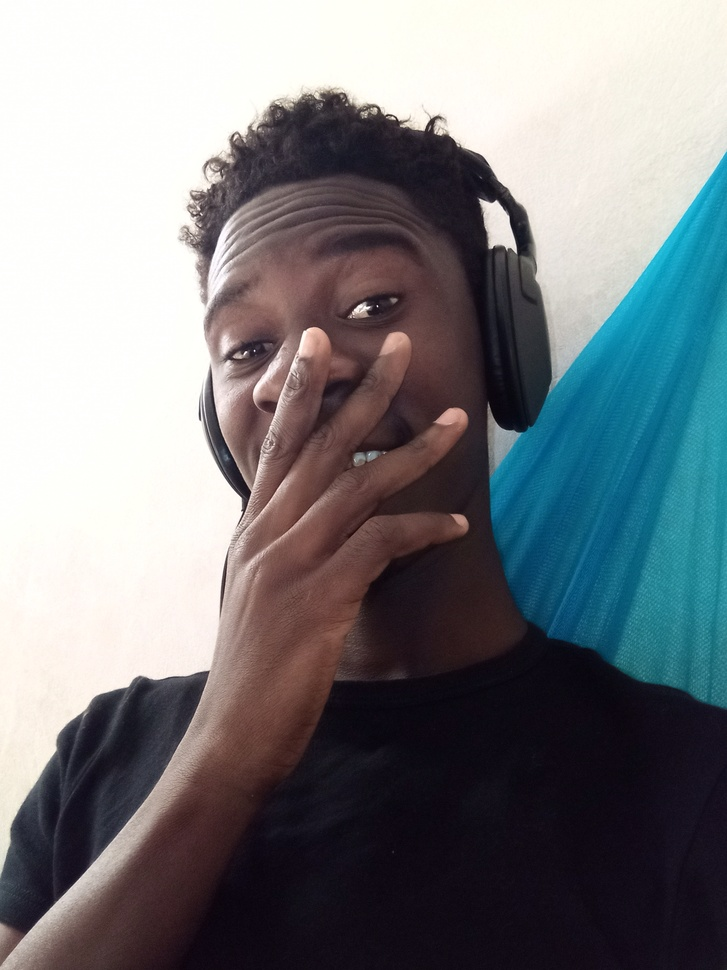
#> input picture source.jpg, 727 x 970 px, shrunk from 2448 x 3264 before the run, given in place of the camera
$ python pyImage.py
#> lines starting #> are read from the running program, lines starting #| are printed output that depends on the picture
#> further down, frame is the input picture: shape (970, 727, 3); mean B, G, R 129.2, 125.6, 122.4
from __future__ import print_function
import cv2 as cv
import argparse
def detectAndDisplay(frame):
    frame_gray = cv.cvtColor(frame, cv.COLOR_BGR2GRAY)
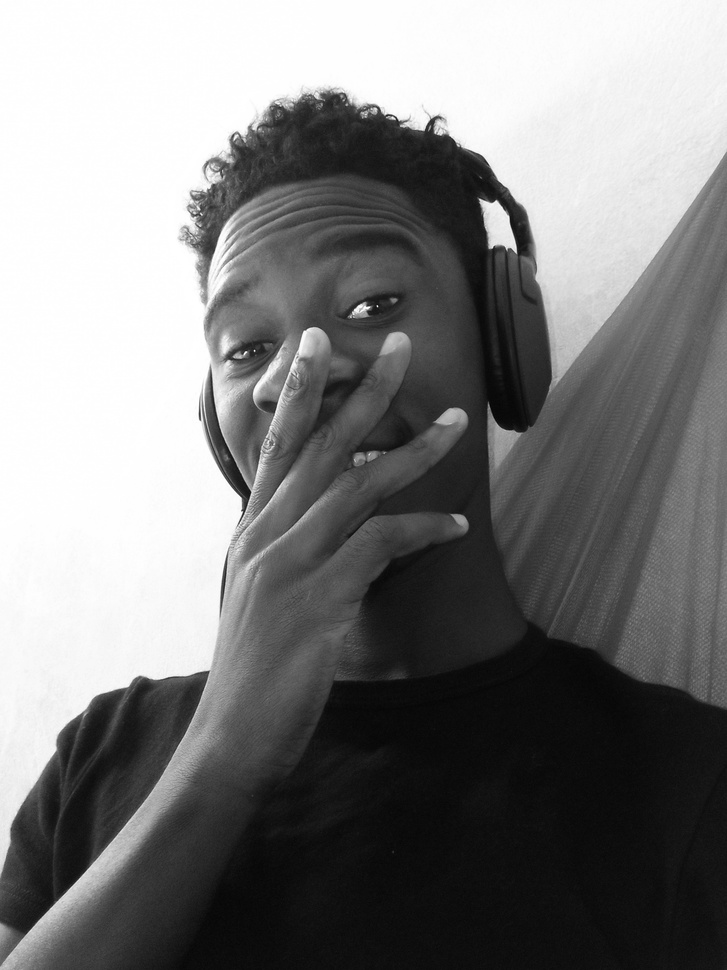
#> frame_gray: shape (970, 727); min 2, max 255, mean 125.1
    frame_gray = cv.equalizeHist(frame_gray)
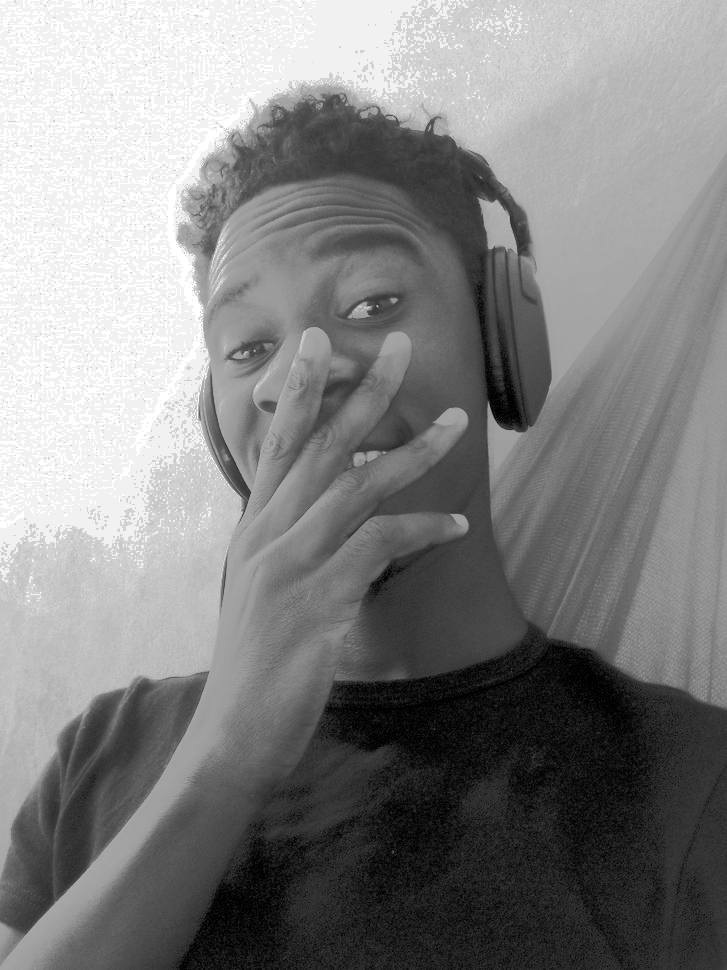
#> frame_gray: shape (970, 727); min 0, max 255, mean 130.6
    #-- Detect faces
    faces = face_cascade.detectMultiScale(frame_gray)
#> faces = ()
    for (x,y,w,h) in faces:
        center = (x + w//2, y + h//2)
        frame = cv.ellipse(frame, center, (w//2, h//2), 0, 0, 360, (255, 0, 255), 4)
        faceROI = frame_gray[y:y+h,x:x+w]
        #-- In each face, detect eyes
        eyes = eyes_cascade.detectMultiScale(faceROI)
        for (x2,y2,w2,h2) in eyes:
            eye_center = (x + x2 + w2//2, y + y2 + h2//2)
            radius = int(round((w2 + h2)*0.25))
            frame = cv.circle(frame, eye_center, radius, (255, 0, 0 ), 4)
#> this loop made 0 passes
    cv.imshow('Capture - Face detection', frame)
parser = argparse.ArgumentParser(description='Code for Cascade Classifier tutorial.')
parser.add_argument('--face_cascade', help='Path to face cascade.', default=r'C:\Users\miken\Documents\Codex_Python\cv2\data\haarcascade_frontalface_alt.xml')
parser.add_argument('--eyes_cascade', help='Path to eyes cascade.', default=r'C:\Users\miken\Documents\Codex_Python\cv2\data\haarcascade_eye_tree_eyeglasses.xml')
parser.add_argument('--camera', help='Camera divide number.', type=int, default=0)
args = parser.parse_args()
face_cascade_name = args.face_cascade
eyes_cascade_name = args.eyes_cascade
face_cascade = cv.CascadeClassifier()
eyes_cascade = cv.CascadeClassifier()
#-- 1. Load the cascades
if not face_cascade.load(cv.samples.findFile(face_cascade_name)):
    print('--(!)Error loading face cascade')
    exit(0)
if not eyes_cascade.load(cv.samples.findFile(eyes_cascade_name)):
    print('--(!)Error loading eyes cascade')
    exit(0)
camera_device = args.camera
#-- 2. Read the video stream
cap = cv.VideoCapture(camera_device)
if not cap.isOpened:
    print('--(!)Error opening video capture')
    exit(0)
while True:
    ret, frame = cap.read()
    if frame is None:
        print('--(!) No captured frame -- Break!')
        break
    detectAndDisplay(frame)
    if cv.waitKey(10) == 27:
#> (key Esc is pressed here)
        break

$ run again, on bacterie.jpg
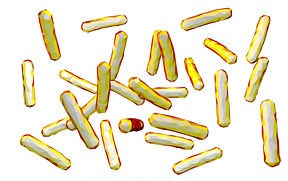
#> input picture bacterie.jpg, 288 x 181 px, given in place of the camera
#> frame is the input picture: shape (181, 288, 3); mean B, G, R 207.1, 231.2, 238.4
#> in detectAndDisplay, `frame_gray = cv.cvtColor(frame, cv.COLOR_BGR2GRAY)`:
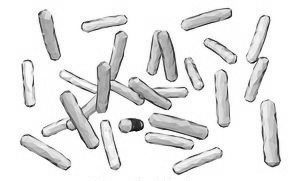
#> frame_gray: shape (181, 288); min 10, max 255, mean 230.6
#> in detectAndDisplay, `frame_gray = cv.equalizeHist(frame_gray)`:
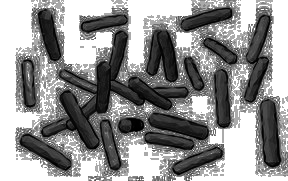
#> frame_gray: shape (181, 288); min 0, max 255, mean 145.5
#> faces = ()

$ run again, on col.jpg
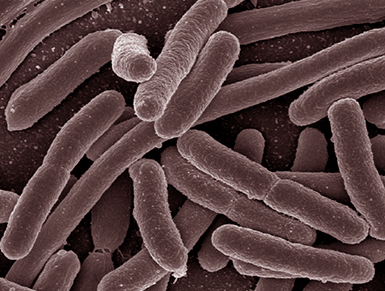
#> input picture col.jpg, 385 x 291 px, given in place of the camera
#> frame is the input picture: shape (291, 385, 3); mean B, G, R 64.6, 64.7, 88.4
#> in detectAndDisplay, `frame_gray = cv.equalizeHist(frame_gray)`:
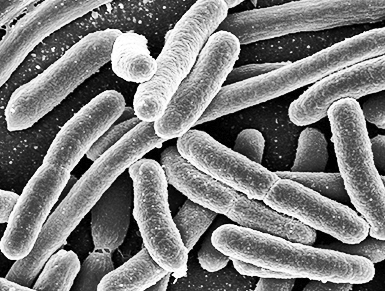
#> frame_gray: shape (291, 385); min 0, max 255, mean 125.9
#> faces = ()

$ run again, on face_one.jpg
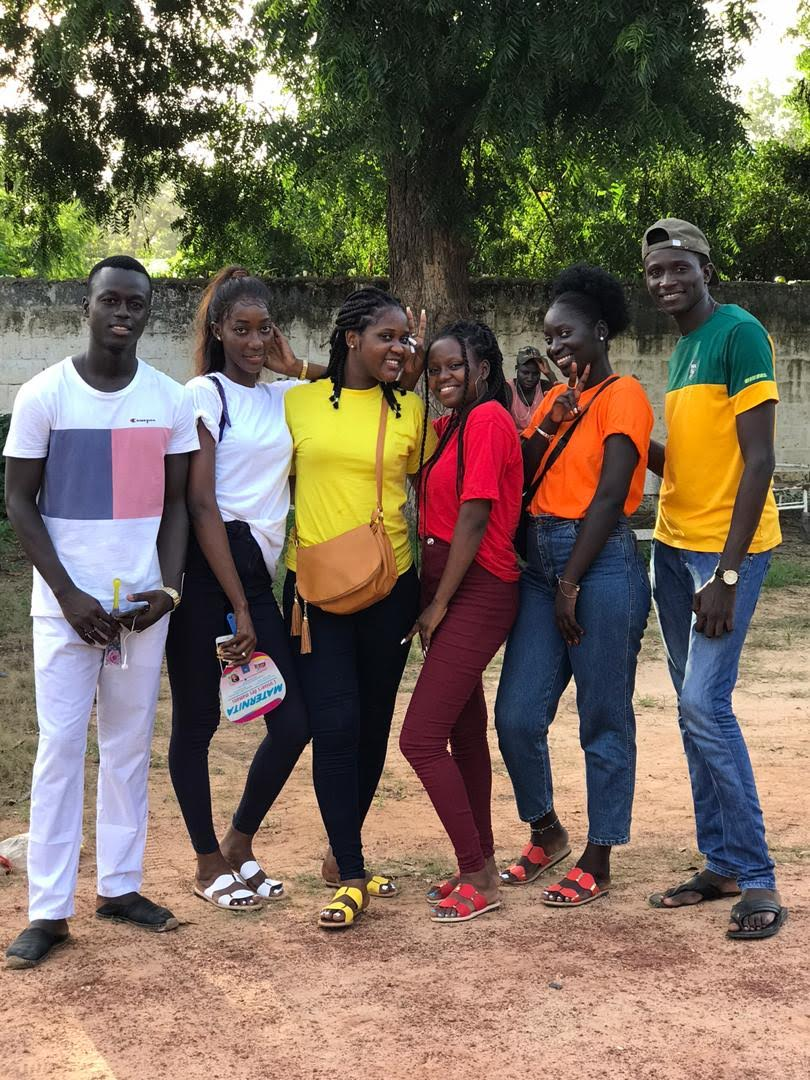
#> input picture face_one.jpg, 810 x 1080 px, given in place of the camera
#> frame is the input picture: shape (1080, 810, 3); mean B, G, R 90.6, 105.4, 120.3
#> in detectAndDisplay, `frame_gray = cv.equalizeHist(frame_gray)`:
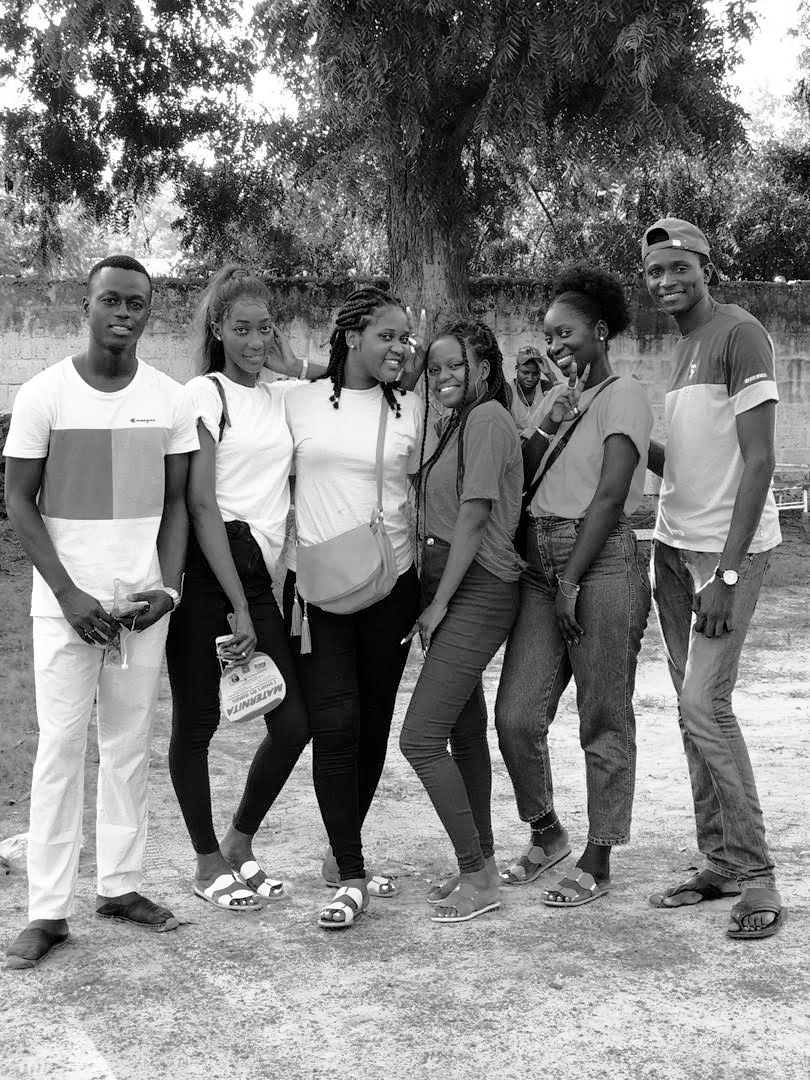
#> frame_gray: shape (1080, 810); min 0, max 255, mean 128.1
#> faces = [[362, 312, 64, 64], [420, 347, 54, 54], [526, 495, 79, 79], [736, 707, 49, 49], [548, 772, 54, 54], [91, 277, 64, 64], [201, 751, 57, 57], [634, 245, 66, 66], [219, 302, 68, 68]]
#> the loop in detectAndDisplay, `for (x,y,w,h) in faces:` made 9 passes
#> (x, y, w, h, center) on passes 1, 2, 3, 4, 5, 7, 8, 9: (362, 312, 64, 64, (394, 344)), (420, 347, 54, 54, (447, 374)), (526, 495, 79, 79, (565, 534)), (736, 707, 49, 49, (760, 731)), (548, 772, 54, 54, (575, 799)), (201, 751, 57, 57, (229, 779)), (634, 245, 66, 66, (667, 278)), (219, 302, 68, 68, (253, 336))
#> after the loop in detectAndDisplay, `for (x,y,w,h) in faces:`:
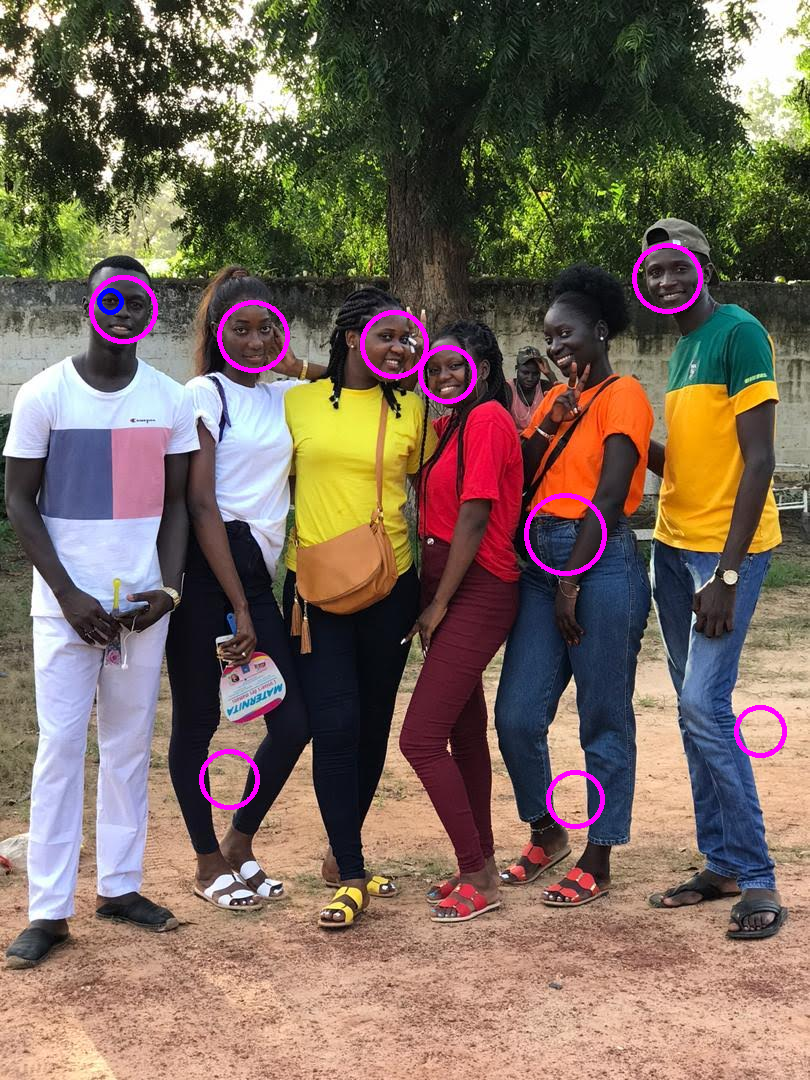
#> frame: shape (1080, 810, 3); mean B, G, R 92.5, 104.6, 121.8
